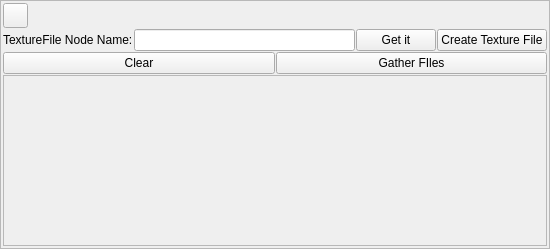
<?xml version="1.0" encoding="UTF-8"?>
<ui version="4.0">
 <class>Form</class>
 <widget class="QWidget" name="Form">
  <property name="geometry">
   <rect>
    <x>0</x>
    <y>0</y>
    <width>550</width>
    <height>249</height>
   </rect>
  </property>
  <property name="windowTitle">
   <string>Form</string>
  </property>
  <layout class="QVBoxLayout" name="mainLayout">
   <property name="spacing">
    <number>1</number>
   </property>
   <property name="margin">
    <number>0</number>
   </property>
   <item>
    <widget class="QFrame" name="frame">
     <property name="frameShape">
      <enum>QFrame::StyledPanel</enum>
     </property>
     <property name="frameShadow">
      <enum>QFrame::Raised</enum>
     </property>
     <layout class="QVBoxLayout" name="verticalLayout">
      <property name="spacing">
       <number>1</number>
      </property>
      <property name="margin">
       <number>2</number>
      </property>
      <item>
       <widget class="QPushButton" name="delete_this">
        <property name="minimumSize">
         <size>
          <width>25</width>
          <height>25</height>
         </size>
        </property>
        <property name="maximumSize">
         <size>
          <width>25</width>
          <height>25</height>
         </size>
        </property>
        <property name="text">
         <string/>
        </property>
       </widget>
      </item>
      <item>
       <layout class="QHBoxLayout" name="horizontalLayout_3">
        <item>
         <widget class="QLabel" name="label_5">
          <property name="text">
           <string>TextureFile Node Name:</string>
          </property>
         </widget>
        </item>
        <item>
         <widget class="QLineEdit" name="file_node_name">
          <property name="minimumSize">
           <size>
            <width>110</width>
            <height>0</height>
           </size>
          </property>
         </widget>
        </item>
        <item>
         <widget class="QPushButton" name="get_node_name">
          <property name="text">
           <string>Get it</string>
          </property>
         </widget>
        </item>
        <item>
         <widget class="QPushButton" name="create_node">
          <property name="text">
           <string>Create Texture File</string>
          </property>
         </widget>
        </item>
       </layout>
      </item>
      <item>
       <layout class="QHBoxLayout" name="horizontalLayout_2">
        <item>
         <widget class="QPushButton" name="clear_files">
          <property name="text">
           <string>Clear</string>
          </property>
         </widget>
        </item>
        <item>
         <widget class="QPushButton" name="gather_files">
          <property name="text">
           <string>Gather FIles</string>
          </property>
         </widget>
        </item>
       </layout>
      </item>
      <item>
       <widget class="QScrollArea" name="scrollArea">
        <property name="widgetResizable">
         <bool>true</bool>
        </property>
        <widget class="QWidget" name="scrollAreaWidgetContents">
         <property name="geometry">
          <rect>
           <x>0</x>
           <y>0</y>
           <width>534</width>
           <height>158</height>
          </rect>
         </property>
         <layout class="QVBoxLayout" name="stringListLayout">
          <property name="margin">
           <number>1</number>
          </property>
         </layout>
        </widget>
       </widget>
      </item>
     </layout>
    </widget>
   </item>
  </layout>
 </widget>
 <resources/>
 <connections/>
</ui>
